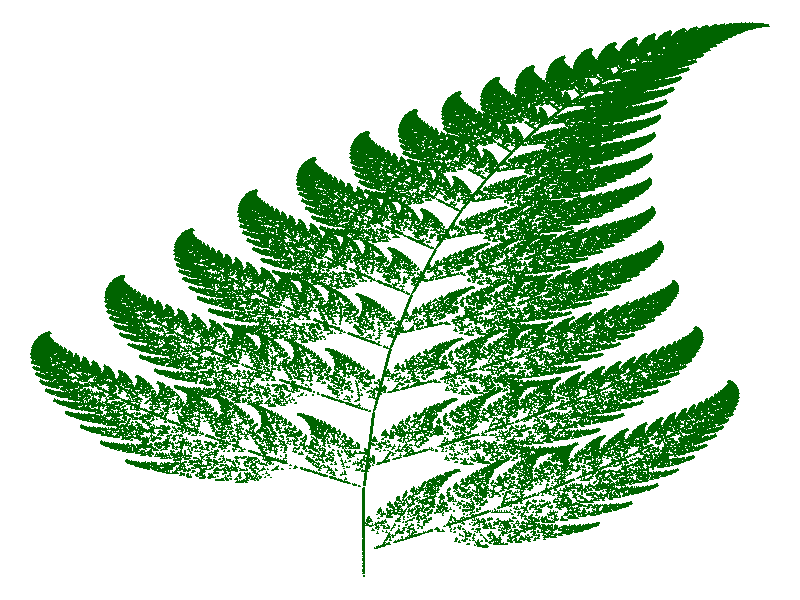

The R script that drew this image:
# The probabilities used here give more dense fern.

niter<-150000
kind<-sample(1:4, niter, repl=T, prob=c(.01, .07, .07, .85))

x<-numeric(niter+1)
y<-numeric(niter+1)
x[1]<-0
y[1]<-0
for (i in 1:niter) {
  x[i+1]<- 0*(kind[i]==1)+(0.2*x[i]-0.26*y[i])*(kind[i]==2)+
    (-0.15*x[i]+0.28*y[i])*(kind[i]==3) +
    (0.85*x[i]+0.04*y[i])*(kind[i]==4)
  
  y[i+1]<- 0.16*y[i]*(kind[i]==1)+(0.23*x[i]+0.22*y[i]+1.6)*(kind[i]==2)+
    (0.26*x[i]+0.24*y[i]+.44)*(kind[i]==3) +
    (-0.04*x[i]+0.85*y[i]+1.6)*(kind[i]==4)
}

par(mar=c(0.1,0.1,0.1,0.1))
plot(x, y, pch=17, cex=.3, col="darkgreen", axes=F, ann=F)
